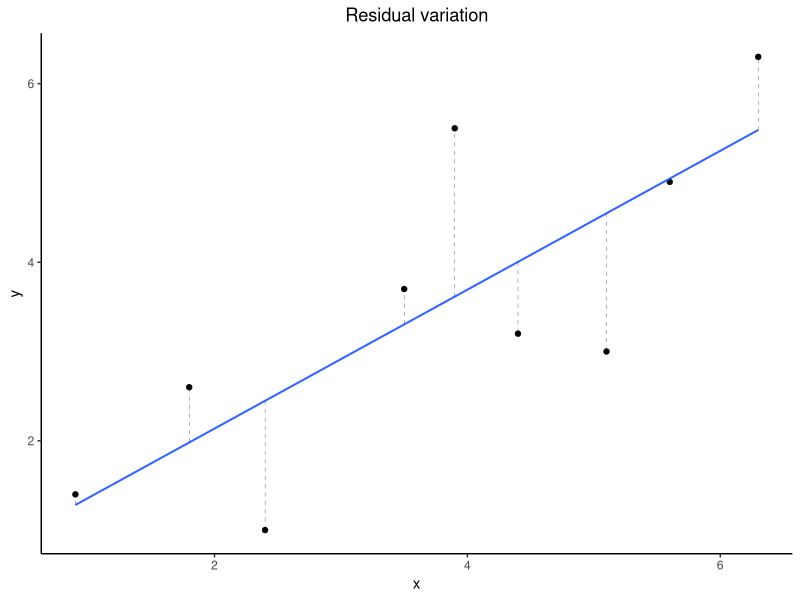
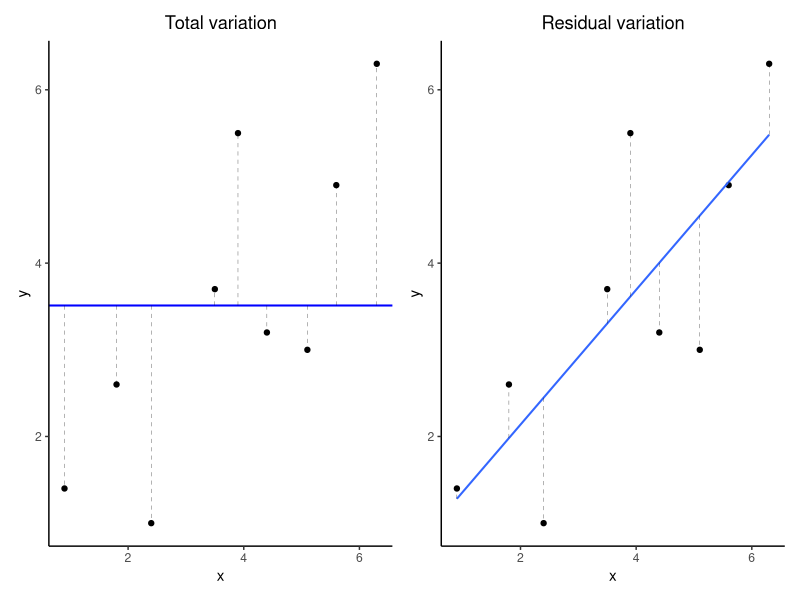
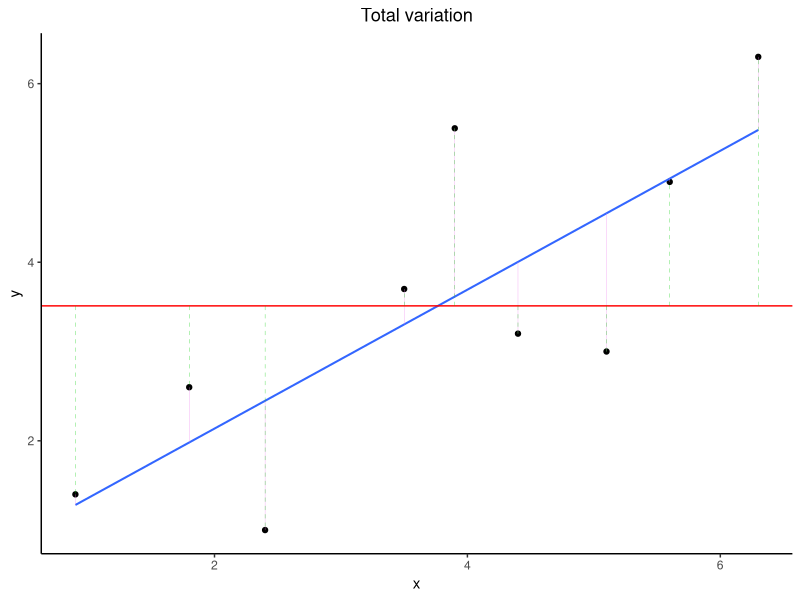
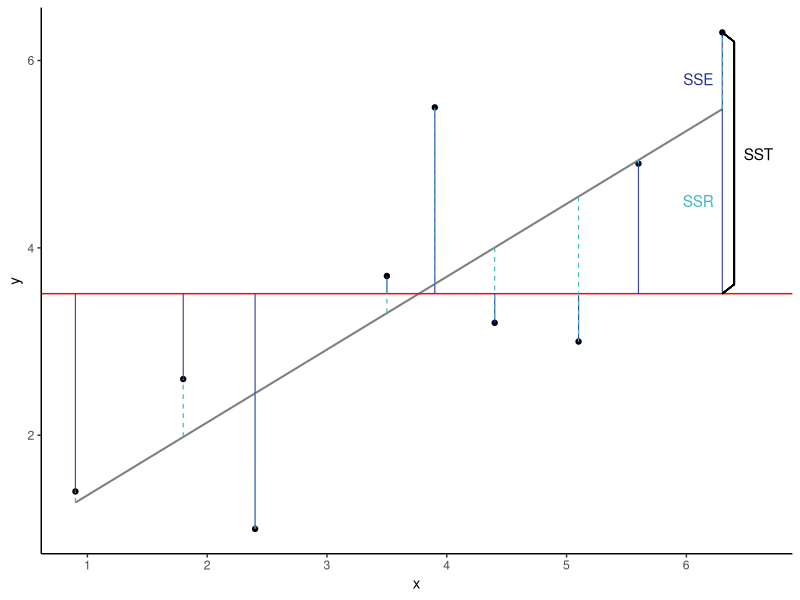
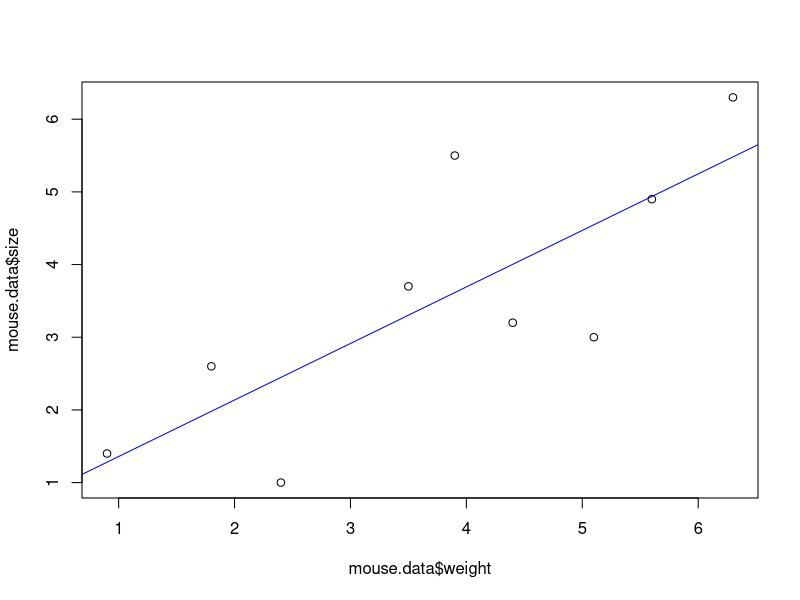

The R script that drew these images, in order:
library(tidyverse)
library(patchwork)
set.seed(42)
df <- data.frame(
  x=c(0.9, 1.8, 2.4, 3.5, 3.9, 4.4, 5.1, 5.6, 6.3),
  y=c(1.4, 2.6, 1.0, 3.7, 5.5, 3.2, 3.0, 4.9, 6.3))

model <- lm(y ~ x, data = df)
df_mean <- df %>% 
  mutate(y1 = mean(y), x1 = x)
  # rename(x = x2)
df_regr <- df %>% 
  mutate(y1 = predict(model, data.frame(x = df$x)), x1 = x)
# predict(model, data.frame(x = df$x))
regr_plot <- df %>% 
  ggplot(aes(x, y))+
  geom_point()+
  geom_smooth(formula = 'y ~ x', method = 'lm', se = FALSE, linewidth = 0.7)+
  geom_segment(aes(x = x1, y = y1, xend = x, yend = y), 
               data = df_regr, linewidth = 0.1, linetype = 2)+
  ggtitle('Residual variation')+
  theme_classic()+
  theme(plot.title = element_text(hjust = 0.5))

regr_plot
mean_plot <- df %>% 
  ggplot(aes(x, y))+
  geom_point()+
  geom_hline(yintercept = mean(df$y), color = 'blue', linewidth = 0.7)+
  geom_segment(aes(x = x1, y = y1, xend = x, yend = y), 
               data = df_mean, linewidth = 0.1, linetype = 2)+
  ggtitle('Total variation')+
  # geom_smooth(formula = 'y ~ x', method = 'lm', se = FALSE)+
  theme_classic()+
  theme(plot.title = element_text(hjust = 0.5))
mean_plot + regr_plot

summary(model)
sst <- sum((df$y - mean(df$y))^2)
ssr <- sst  - sum((df$y - predict(model, data.frame(x = df$x)))^2)
r2 <- ssr / sst
r2

sse <-  sum((predict(model, data.frame(x = df$x)) - mean(df$y))^2)
sse

df
df %>% 
  ggplot(aes(x, y))+
  geom_point()+
  geom_smooth(formula = 'y ~ x', method = 'lm', se = FALSE, linewidth = 0.7)+
  geom_segment(aes(x = x1, y = y1, xend = x, yend = y), 
               data = df_regr, linewidth = 0.1, linetype = 1, color = 'violet')+
  geom_hline(yintercept = mean(df$y), color = 'red', linewidth = 0.5)+
  geom_segment(aes(x = x1, y = y1, xend = x, yend = y), 
               data = df_mean, linewidth = 0.1, linetype = 2, color= 'green3')+
  ggtitle('Total variation')+
  # geom_smooth(formula = 'y ~ x', method = 'lm', se = FALSE)+
  theme_classic()+
  theme(plot.title = element_text(hjust = 0.5))

df_regr <- df_regr %>% 
  mutate(yupd = mean(df_regr$y))

df %>% 
  ggplot(aes(x, y))+
  geom_point()+
  geom_smooth(formula = 'y ~ x', method = 'lm', 
              se = FALSE, linewidth = 0.7, color = 'gray50')+
  geom_hline(yintercept = mean(df$y), color = 'red', linewidth = 0.5)+
  geom_segment(aes(x = x1, y = y, xend = x, yend = yupd), 
               data = df_regr, linewidth = 0.4, 
               linetype = 1, color = '#253494', alpha = 0.9)+
  geom_segment(aes(x = x1, y = y1, xend = x, yend = y), 
               data = df_regr, linewidth = 0.4, 
               linetype = 2, color= '#41b6c4')+
  # ggtitle('Total variation')+
  annotate('text', x = 6.1, y = 4.5, label = 'SSR', color= '#41b6c4')+
  annotate('text', x = 6.1, y = 5.8, label = 'SSE', color= '#253494')+
  geom_segment(aes(x = max(x), y = mean(y),
                   xend = max(x)+0.1, yend = mean(y)+0.1))+
  geom_segment(aes(x = max(x), y = max(y),
                   xend = max(x)+0.1, yend = max(y)-0.1))+
  geom_segment(aes(x = max(x)+0.1, y = mean(y)+0.1,
                   xend = max(x)+0.1, yend = max(y)-0.1))+
  annotate('text', x = 6.6, y = 5, label = 'SST')+
  theme_classic()+
  theme(plot.title = element_text(hjust = 0.5))

mouse.data <- data.frame(
  weight=c(0.9, 1.8, 2.4, 3.5, 3.9, 4.4, 5.1, 5.6, 6.3),
  size=c(1.4, 2.6, 1.0, 3.7, 5.5, 3.2, 3.0, 4.9, 6.3))

mouse.data # print the data to the screen in a nice format

## plot a x/y scatter plot with the data
plot(mouse.data$weight, mouse.data$size)

## create a "linear model" - that is, do the regression
mouse.regression <- lm(size ~ weight, data=mouse.data)
## generate a summary of the regression
summary(mouse.regression)

## add the regression line to our x/y scatter plot
abline(mouse.regression, col="blue")
